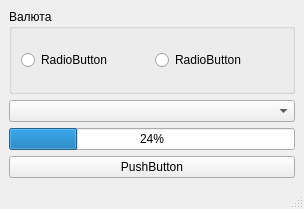
<?xml version="1.0" encoding="UTF-8"?>
<ui version="4.0">
 <class>MainWindow</class>
 <widget class="QMainWindow" name="MainWindow">
  <property name="geometry">
   <rect>
    <x>0</x>
    <y>0</y>
    <width>304</width>
    <height>209</height>
   </rect>
  </property>
  <property name="windowTitle">
   <string>MainWindow</string>
  </property>
  <widget class="QWidget" name="centralwidget">
   <layout class="QVBoxLayout" name="verticalLayout">
    <item>
     <widget class="QGroupBox" name="gB_group">
      <property name="title">
       <string>Валюта</string>
      </property>
      <layout class="QGridLayout" name="gridLayout">
       <item row="0" column="0">
        <widget class="QRadioButton" name="rB_doll">
         <property name="text">
          <string>RadioButton</string>
         </property>
        </widget>
       </item>
       <item row="0" column="1">
        <widget class="QRadioButton" name="rB_euro">
         <property name="text">
          <string>RadioButton</string>
         </property>
        </widget>
       </item>
      </layout>
     </widget>
    </item>
    <item>
     <widget class="QComboBox" name="cB_box"/>
    </item>
    <item>
     <widget class="QProgressBar" name="pB_bar">
      <property name="value">
       <number>24</number>
      </property>
     </widget>
    </item>
    <item>
     <widget class="QPushButton" name="pushButton">
      <property name="text">
       <string>PushButton</string>
      </property>
     </widget>
    </item>
   </layout>
  </widget>
  <widget class="QMenuBar" name="menubar">
   <property name="geometry">
    <rect>
     <x>0</x>
     <y>0</y>
     <width>304</width>
     <height>22</height>
    </rect>
   </property>
  </widget>
  <widget class="QStatusBar" name="statusbar"/>
 </widget>
 <resources/>
 <connections/>
</ui>
